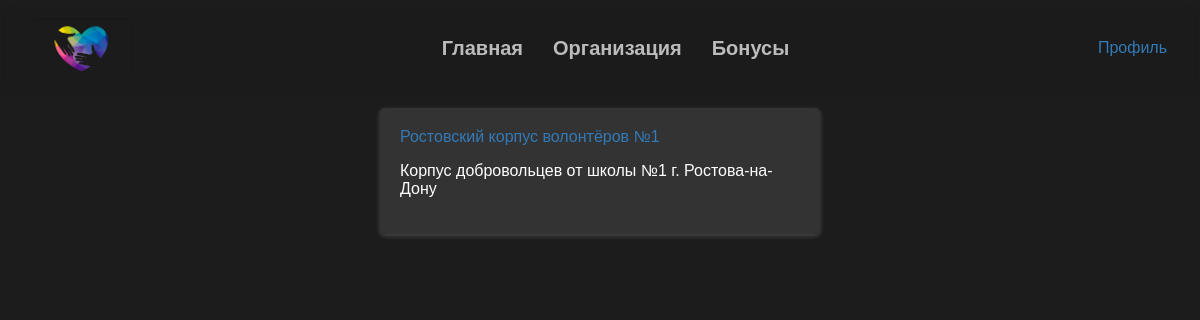
Screenshot of /org (signed in) with the database file from the repository.
### app.py (models this page shows)
class Org(Base):
    __tablename__ = 'organizations'
    id = Column(Integer, primary_key=True)
    org_name = Column(String(32), nullable=False, unique=True)
    org_description = Column(String, nullable=True)
    org_address = Column(String, nullable=False)
    org_city = Column(String, nullable=False)
    org_phone = Column(String, nullable=False)
    org_email = Column(String, nullable=False)
    org_owner = Column(String(32), nullable=False)
    posts = Column(String, nullable=False, default='')

### app.py (the view)
@app.route("/org", methods=['GET', 'POST'])
@login_required
def org_page():
    orgs = session.query(Org).all()
    return render_template("org_page.html", orgs=orgs)

### app.py (called while the page is built)
@login_manager.user_loader
def load_user(user_id):
    return UserLogin().fromDB(user_id)

    def fromDB(self, user_id):
        self.__id = user_id
        return self

### templates/org_page.html (shortened to what this page needs)
{% extends "base.html" %}
{% block style %}
<link rel="stylesheet" href="{{url_for('static', filename='css/input_style.css')}}">
<link rel="stylesheet" href="{{url_for('static', filename='css/text_area_style.css')}}">
<link rel="stylesheet" href="{{url_for('static', filename='css/image.css')}}">
{% endblock %}
{% block content %}
{% for org in orgs %}
<form>
    <a href="/org/main/{{org.id}}">{{org.org_name}}</a>
    <p>{{org.org_description}}</p>
</form>
{% endfor %}
{% endblock %}

### static/css/main.css (style rules this page uses)
body { font-family: Arial, Helvetica, sans-serif; color: #fff; background-color: #1C1C1C; }
form { width: 400px; margin: 20px auto; background-color: #333; padding: 20px; border-radius: 5px; box-shadow: 0 2px 5px rgba(255, 255, 255, 0.2); }
a { color: #fff; text-decoration: none; }

### static/css/input_style.css (style rules this page uses)
a { color: #337ab7; text-decoration: none; }

### rows the page displays
Org: org_name "Ростовский корпус волонтёров №1", org_description "Корпус добровольцев от школы №1 г. Ростова-на-Дону"
